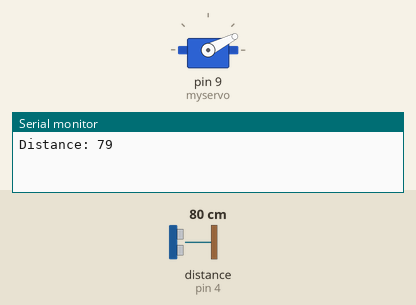
A sketch run on a simulated Arduino Uno, built with avr-gcc and run on an emulated ATmega328P. Parts: servo, the last lines printed to the serial monitor. Wiring (inferred from the names in the program): ultrasonic range finder: trigger pin 6; echo pin 4. Inputs (shaded band) come from the test bench; at power-on: distance to the obstacle (sensor on pin 4) 80 cm. The echo pulse lasts 58.3 µs per cm.

Above: at 4.0 s.
4.1 s: distance to the obstacle (sensor on pin 4) set to 34 cm
8.2 s: distance to the obstacle (sensor on pin 4) set to 28 cm
At 10.1 s:
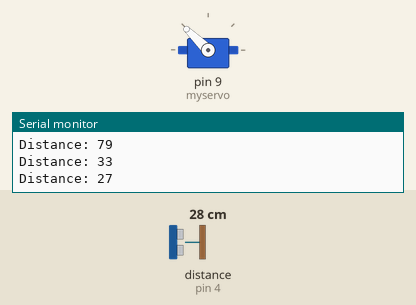
12.3 s: distance to the obstacle (sensor on pin 4) set to 35 cm
17.5 s: distance to the obstacle (sensor on pin 4) set to 2 cm
At 18.15 s:
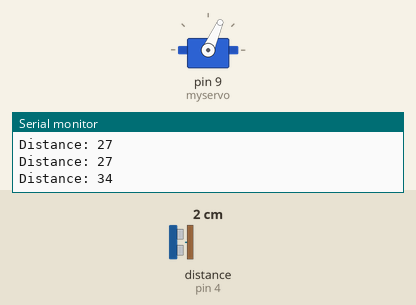
Timing chart, 0 to 20.5 s (numbered marks = the images above; inputs shaded):
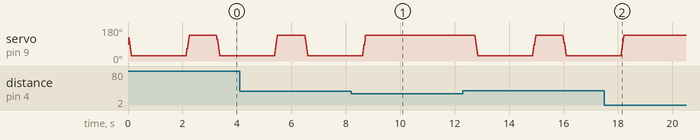

The sketch:

sketch_may01a.ino
```cpp
#include <Servo.h>

Servo myservo;

int pos = 136;
const int EchoPin = 4;
const int TriggerPin = 6;
void setup(){
Serial.begin(9600);
myservo.attach(9);
pinMode(TriggerPin,OUTPUT);
pinMode(EchoPin, INPUT);
}
void loop() {
int cm = ping(TriggerPin, EchoPin);
Serial.print("Distance: ");
Serial.println(cm);
delay(1000);
}

int ping(int TriggerPin, int EchoPin) {
long duration, distanceCm;
digitalWrite(TriggerPin, LOW);
delayMicroseconds(4);
digitalWrite(TriggerPin, HIGH);
delayMicroseconds(10);
digitalWrite(TriggerPin, LOW);
duration = pulseIn(EchoPin, HIGH);
distanceCm = duration * 10 / 292/ 2;
if (distanceCm <= 90 && distanceCm >= 30) {
for (pos = 136; pos >= 27; pos -= 1) {

myservo.write(pos);
delay(1);
}
delay(2000);
for (pos = 27; pos <= 136; pos += 1) {
myservo.write(pos);
delay(1);
} }
return distanceCm;
}
```

Measured:
- the behaviour switches between 31 and 30 cm on distance to the obstacle (sensor on pin 4) (found by bisection; images 0 and 1)
- after the input at 8.2 s, servo on pin 9 (myservo): goes on until 8.7 s, then stays 136°
- after the input at 17.5 s, servo on pin 9 (myservo): goes on until 18.2 s, then stays 136°
- by itself, servo on pin 9 (myservo): rises from 27° to 136° in 0.12 s, then falls to 27° in 1.1 s
